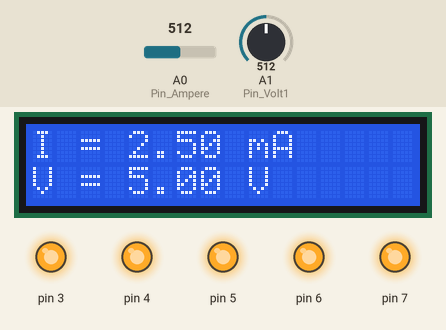
Bench run of a sketch on a simulated Arduino Uno, built with avr-gcc and run on an emulated ATmega328P. Parts: 16×2 character LCD, output pins drawn as LEDs (lit = HIGH). Inputs (shaded band) come from the test bench; at power-on: A0 (Pin_Ampere) = 512, A1 (Pin_Volt1) = 512. What the sketch prints to the serial monitor is not drawn.

Above: at 4.2 s.
4.3 s: A0 (Pin_Ampere) set to 716
At 4.7 s:
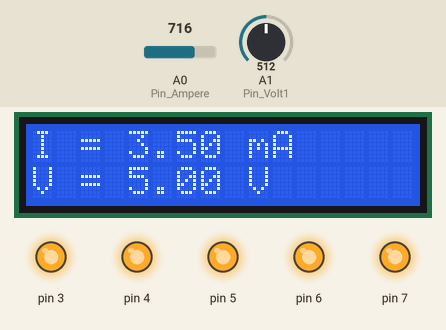
5.8 s: A1 (Pin_Volt1) set to 716
At 6.1 s:
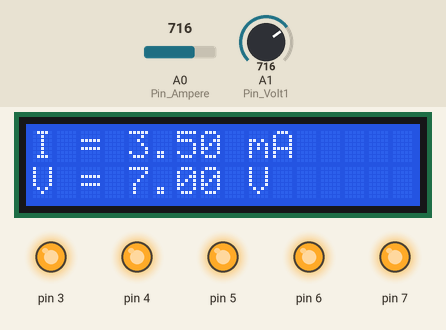
7.3 s: A1 (Pin_Volt1) set to 1013
At 8.5 s:
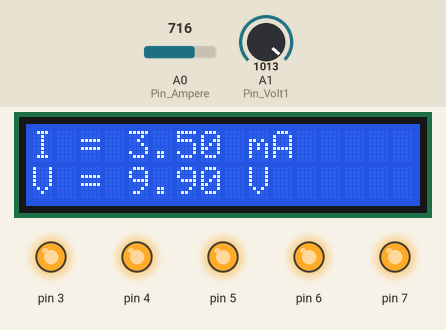
8.8 s: A1 (Pin_Volt1) set to 1023
At 10.3 s:
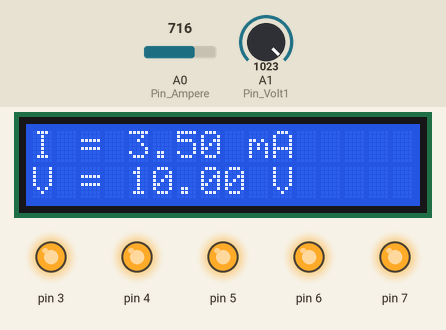
11.8 s: A0 (Pin_Ampere) set to 900
At 12.8 s:
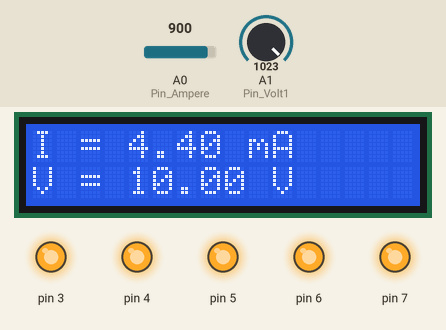
13.4 s: A0 (Pin_Ampere) set to 1023
At 14.7 s:
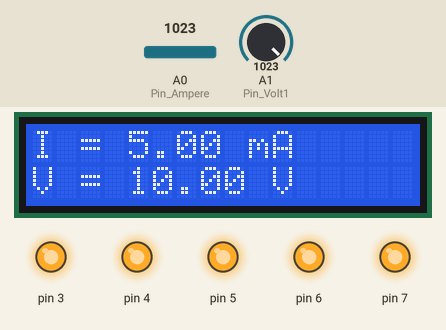
Timing chart, 0 to 15.9 s (numbered marks = the images above; inputs shaded):
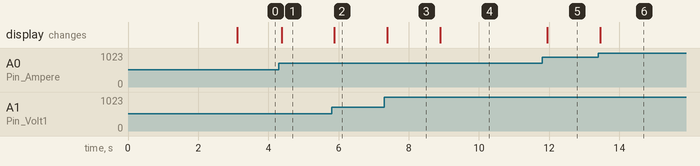

The sketch:

Multimeter_Fix.ino
```cpp
#include <Wire.h>
#include <LiquidCrystal_I2C.h>

LiquidCrystal_I2C lcd(0x27,16,2);  // set the LCD address to 0x27 for a 16 chars and 2 line display

int Pin_Ampere = A0; // Pin Analog Input Amperemeter
int Pin_Volt1 = A1; // Pin Analog Input Voltmeter 1

// Fungsi untuk membaca nilai arus pada rangkaian Amperemeter
float Amperemeter(int Pin){
  float RA = 1000;             // Resistor Sensor Amperemeter
  float ADC_I = analogRead(Pin); // Baca nilai analog
  float VadcI = 5*ADC_I/1023;   // Voltase ADC
  float I_ukur = VadcI/RA;     // Arus dalam Ampere (A)
  return I_ukur*1000;
}

// Fungsi untuk membaca nilai tegangan pada rangkaian Voltmeter
float Voltmeter(int Pin){
  float RV1 = 1000;      // Resistor 1 Voltmeter 1k
  float RV2 = 1000;        // Resistor 2 Voltmeter 1k
  float ADC_V = analogRead(Pin);  // Baca nilai analog
  float VadcV = 5*ADC_V/1023;  // Voltase ADC
  float V_ukur = VadcV*(RV1+RV2)/RV2;// Tegangan terukur dalam Volt
  return V_ukur;
}

void setup() {
  Serial.begin(9600);
  lcd.init();
  lcd.backlight();
  lcd.setCursor(0,0); lcd.print("   Multimeter");
  lcd.setCursor(0,1); lcd.print("     Digital");

  pinMode(Pin_Ampere,INPUT);
  pinMode(Pin_Volt1,INPUT);
  pinMode(3, OUTPUT);pinMode(4, OUTPUT);pinMode(5, OUTPUT);pinMode(6, OUTPUT);pinMode(7, OUTPUT);
  digitalWrite(3,HIGH);digitalWrite(4,HIGH);digitalWrite(5,HIGH);digitalWrite(6,HIGH);digitalWrite(7,HIGH);
  delay(3000);
  lcd.clear();
}


void loop() {
  lcd.clear();
  float I = Amperemeter(Pin_Ampere);
  float V1 = Voltmeter(Pin_Volt1);

  Serial.print(I);Serial.print("\t");Serial.println(V1);
  lcd.setCursor(0,0); lcd.print("I = "); lcd.print(I); lcd.print(" mA");
  lcd.setCursor(0,1); lcd.print("V = "); lcd.print(V1); lcd.print(" V");
  delay(100);
}
```

Measured:
- after the input at 4.3 s, the display: changes after 0.07 s (image 1)
- after the input at 5.8 s, the display: changes after 0.08 s (image 2)
- after the input at 7.3 s, the display: changes after 0.09 s (image 3)
- after the input at 8.8 s, the display: changes after 0.10 s (image 4)
- after the input at 11.8 s, the display: changes after 0.14 s (image 5)
- after the input at 13.4 s, the display: changes after 0.06 s (image 6)
